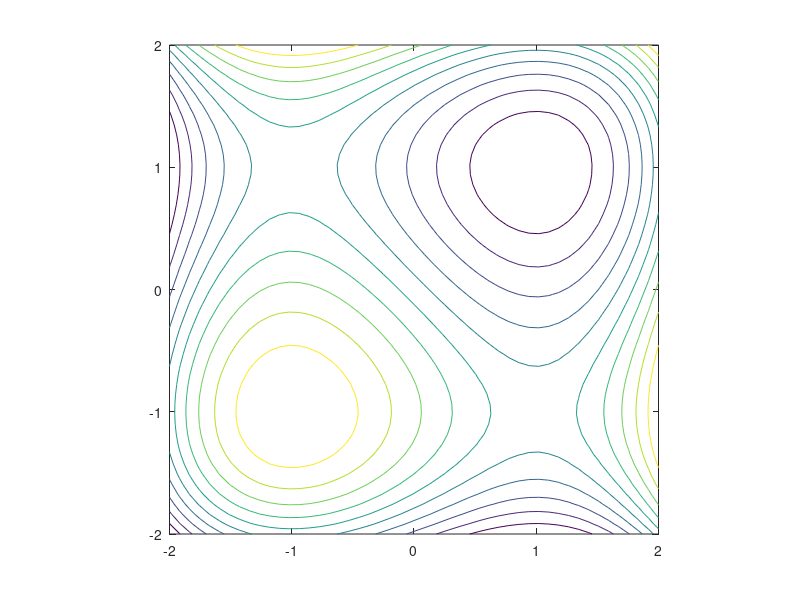

This chart was generated by the following MATLAB code: (Note: this script raises an error after producing the figure.)
clear all ;
clf ;

f = @(x,y) x.^3 + y.^3 - 3*x - 3*y ;
fV = @(v) f(v(1),v(2)) ;
dfx = @(x,y) 3*x.^2-3 ;
dfy = @(x,y) 3*y.^2-3 ;
dfV =@(v) [dfx(v(1),v(2)) ; dfy(v(1),v(2)) ] ;
a = -2 ; b = 2 ;
xb = linspace(a,b,50) ;
yb = linspace(a,b,50) ;

% f = @(x,y) sin(x).*cos(y) ;
% fV = @(v) f(v(1),v(2)) ;
% dfx = @(x,y) cos(x).*cos(y) ;
% dfy = @(x,y) -sin(x).*sin(y) ;
% a = 0 ; b = 6 ;
% xb = linspace(a,b,50) ;
% yb = linspace(a,b,50) ;

[X,Y] = meshgrid(xb, yb) ;
Z = f(X,Y) ;
contour(X,Y,Z) ;
hold on ;
axis equal ;

% [loc, val, flag, out] = fminsearch(fv, x0) ;
% [loc, val, flag, out] = fminunc(fV, x0) ;

% egyszerű gradiens alapú vonalmenti keresés
% Armijo feltétel
% a par nevu struct-ot adjuk at a módszernek
par.alfa0 = 0.99 ;
par.c1 = 0.9 ;
par.ro = 0.9 ;  % 0.5 ;
par.fun = fV ;

% megállási feltételek
ftol = 1e-6 ;
dftol = 1e-3 ;
xtol = 1e-9 ;
alfatol = 1e-9 ;

x0 = [0.1; 0.2] ; % próbáljuk különböző kezdőpontokból
f0 = fV(x0) ;
df0 = dfV(x0) ;
nstep = 0 ;
flag = 0 ;
while true
  nstep = nstep + 1 ;
  p = -df0 ; 
  alfa = armijo(x0, f0, df0, p, par) ;
  if alfa<alfatol,  flag=1; break ; end
  x1 = x0 + alfa*p ;
  f1 = fV(x1) ;
  df1 = dfV(x1) ;
  if norm(df1)<dftol, flag=2 ;break ; end
  if abs(f1-f0)<ftol, flag=3; break ; end
  if norm(x1-x0)<xtol, flag=4; break ; end
  x0 = x1 ;
  f0 = f1 ;
  df0 = df1 ;
end
fprintf("\nuser:\t x=(%.3f,%.3f) flag=%d nstep=%d\n", x0(1), x0(2), flag, nstep ) ;


[loc, val, flag, out] = fminsearch(fV, x0) ;
fprintf("\nfminisearch:\t x=(%.3f,%.3f) flag=%d nstep=%d\n", loc(1), loc(2), flag, out.iterations ) ;

[loc, val, flag, out] = fminunc(fV, x0) ;
fprintf("\nfminunc:\t x=(%.3f,%.3f) flag=%d nstep=%d\n", loc(1), loc(2), flag, out.iterations ) ;




% ha szkriptet csinálunk a végén kell lenni a definícióknak
function alfa=armijo(x,fx,dfx,p,par)
  alfa = par.alfa0 ;
  c1 = par.c1 ;
  ro = par.ro ;
  f = par.fun ;
  d = dot(dfx,p) ;
  while f(x+alfa*p) > fx + alfa*c1*d
    alfa = alfa*ro ;
  end
end
